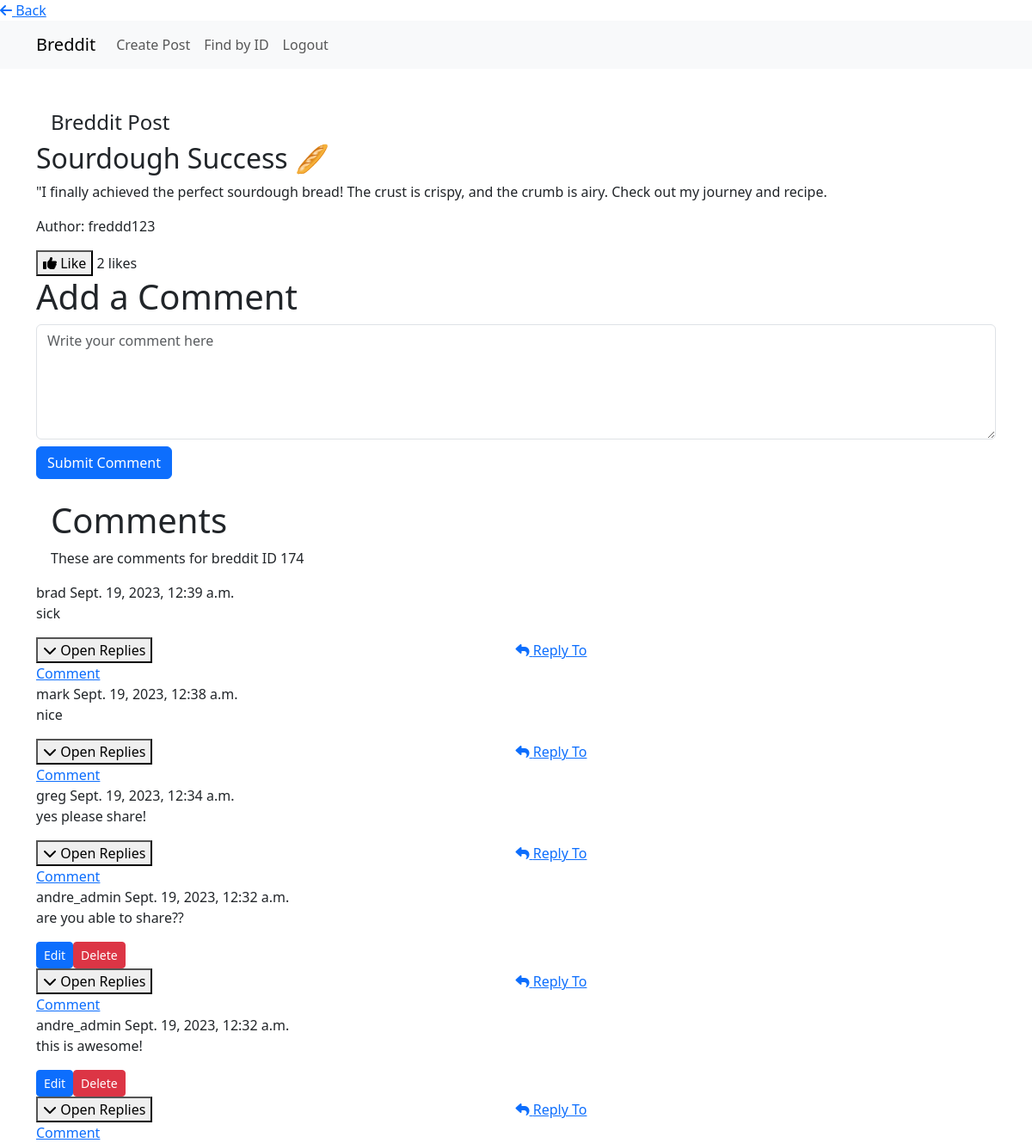
Screenshot of /posts/post/174/create-comment/ (signed in) with the database file from the repository.
### bit_posts/models/post.py (models this page shows, shortened)
class Post(models.Model):
    title = models.CharField(
        _('Title'),
        max_length=255,
    )
    content = models.TextField(
        _('Text')
    )
    user = models.ForeignKey(
        get_user_model(),
        on_delete=models.CASCADE,
    )
    created_at = models.DateTimeField(
        auto_now_add=True,
    )
    updated_at = models.DateTimeField(
        auto_now=True,
    )
    upvotes = models.ManyToManyField(
        get_user_model(),
        related_name='upvoted_posts',
        blank=True,
    )

class Comment(models.Model):
    post = models.ForeignKey(Post, on_delete=models.CASCADE, related_name='comments')
    user = models.ForeignKey(get_user_model(), on_delete=models.CASCADE)
    text = models.TextField()
    parent_comment = models.ForeignKey('self', null=True, blank=True, on_delete=models.CASCADE)
    created_at = models.DateTimeField(auto_now_add=True)
    is_reply = models.BooleanField(default=False)
    upvotes = models.ManyToManyField(
        get_user_model(),
        related_name='upvoted_comments',
        blank=True,
    )

### bit_users/models/user.py (models this page shows)
class User(AbstractUser):
    pass

### bit_posts/views/post_views.py (the view)
# urls.py: path('post/<int:post_id>/create-comment/', post_views.create_comment, name='create-comment'),
def create_comment(request, post_id, comment_id=None):
    post = get_object_or_404(Post, pk=post_id)
    if not request.user.is_authenticated:
        messages.error(request, 'You must be logged in to comment.')
        return redirect('bit_users:login')
    parent_comment = None
    if comment_id:
        parent_comment = get_object_or_404(Comment, pk=comment_id)
    if request.method == 'POST':
        form = CommentForm(request.POST)
        if form.is_valid():
            comment = form.save(commit=False)
            comment.user = request.user
            comment.post = post
            comment.parent_comment = parent_comment
            comment.save()
            return redirect('create-comment', post_id=post_id)
        else:
            messages.error(request, 'There was an error with your comment. Please correct it.')
    else:
        form = CommentForm()
    comments = Comment.objects.filter(post=post, parent_comment=None).order_by('-created_at')
    context = {
        'form': form,
        'post': post,
        'post_id': post_id,
        'comments': comments,
    }
    return render(request, 'bit_posts/create_comment.html', context)

### bit_posts/forms/forms.py
class CommentForm(forms.ModelForm):
    class Meta:
        model = Comment
        fields = ['text']

### bit_posts/templates/bit_posts/create_comment.html (shortened to what this page needs)
{% load static %}
<!DOCTYPE html>
<html lang="en">
<head>
    <link rel="stylesheet" type="text/css" href="{% static 'breddit/css/bit_posts/style.css' %}">
    <link href="https://cdn.jsdelivr.net/npm/bootstrap@5.3.0/dist/css/bootstrap.min.css" rel="stylesheet">
    <link rel="stylesheet" href="https://cdnjs.cloudflare.com/ajax/libs/font-awesome/6.4.0/css/all.min.css">
</head>
<body>
    <div class="back-button-container">
        <a class="back-button" href="{% url 'bit_posts:post-list-create' %}">
            <i class="fas fa-arrow-left"></i> Back
        </a>
    </div>
    <nav class="navbar navbar-expand-lg navbar-light bg-light">
        <div class="container">
            <a class="navbar-brand" href="{% url 'home' %}">Breddit</a>
            <div class="collapse navbar-collapse" id="navbarNav">
                {% if user.is_authenticated %}
                <ul class="navbar-nav ml-auto ">
                    <li class="nav-item">
                        <a class="nav-link" href="{% url 'bit_posts:post-list-create' %}">Create Post</a>
                    </li>
                    <li class="nav-item">
                        <a class="nav-link" href="{% url 'bit_posts:find-by-id' %}">Find by ID</a>
                    </li>
                    <li class="nav-item">
                        <a class="nav-link" href="{% url 'bit_users:logout' %}">Logout</a>
                    </li>
                </ul>
                {% endif %}
            </div>
        </div>
    </nav>
    <div class="container mt-5 mt-4">
    <h4 style="margin-left: 17px;">Breddit Post</h4>
{% if post %}
<div class="post">
    <h2 class="post-title">{{ post.title }}</h2>
    <p class="post-content">{{ post.content }}</p>
    <p class="post-author">Author: {{ post.user.username }}</p>
    <button class="like-button" data-post-id="{{ post.id }}">
        {% if request.user in post.upvotes.all %}<i class="fas fa-thumbs-down"></i> Unlike{% else %}<i class="fas fa-thumbs-up"></i> Like{% endif %}
    </button>
    <span class="likes-count">{{ post.upvotes.count }}</span> likes
</div>
{% endif %}
{% if user.is_authenticated %}
<div class="comment-form mt-9">
    <h1>Add a Comment</h1>
    <form method="post">
        <div class="form-group">
            <textarea class="form-control comment-input" name="text" rows="5" placeholder="Write your comment here"></textarea>
        </div>
        <button type="submit" class="btn btn-primary mt-2">Submit Comment</button>
    </form>
</div>
{% endif %}
<h1 class="mt-4" style="margin-left: 17px;">Comments</h1>
<p style="margin-left: 17px;"> These are comments for breddit ID {{ post_id }}</p>
<div class="comments-section">
    {% for comment in comments %}
    <div class="comment">
        <div class="comment-header">
            <span class="comment-author">{{ comment.user.username }}</span>
            <span class="comment-timestamp">{{ comment.created_at }}</span>
        </div>
        <div class="comment-content">
            <p>{{ comment.text }}</p>
        </div>
        <div class="comment-actions">
            {% if comment.user == request.user %}
            <div style="display: flex; align-items: center; justify-content: flex-start;">
                <a class="btn btn-primary btn-sm edit-comment-button" style="text-decoration: none;" href="{% url 'bit_posts:edit-comment' comment.id %}">Edit</a>
                <form method="post" action="{% url 'bit_posts:delete-comment' comment.id %}">
                    <button class="btn btn-danger btn-sm delete-comment-button" type="submit">Delete</button>
                </form>
            </div>
            {% endif %}
        </div>
        <button class="open-close-replies-button" style="margin-right: 418px;">
            <i class="fas fa-chevron-down"></i> Open Replies
        </button>
        <a href="{% url 'bit_posts:reply-comment' comment.id %}" class="comment-reply-action" style="margin-right: 500px;">
            <i class="fas fa-reply"></i> Reply To Comment
        </a>
    </div>
    {% endfor %}
</div>
</div>
</body>
</html>

### rows the page displays
Post: title "Sourdough Success 🥖", content "\"I finally achieved the perfect sourdough bread! The crust is crispy, and the crumb is airy. Check out my journey and recipe.", user.username "freddd123", upvotes.count "2"
Comment: user.username "brad", created_at "Sept. 19, 2023, 12:39 a.m.", text "sick"
Comment: user.username "mark", created_at "Sept. 19, 2023, 12:38 a.m.", text "nice"
Comment: user.username "greg", created_at "Sept. 19, 2023, 12:34 a.m.", text "yes please share!"
Comment: user.username "andre_admin", created_at "Sept. 19, 2023, 12:32 a.m.", text "are you able to share??", shows "Edit"
Comment: user.username "andre_admin", created_at "Sept. 19, 2023, 12:32 a.m.", text "this is awesome!", shows "Edit"

### other values shown
{{ post_id }} "174"
